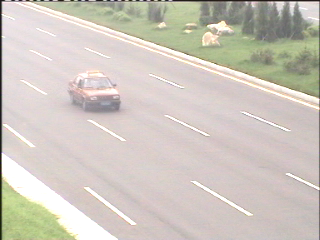
#> input picture shiyan4/pic/473.bmp, 320 x 240 px; its folder holds only this picture in this run
$ python '图像实验4.2.py'
#> lines starting #> are read from the running program, lines starting #| are printed output that depends on the picture; after the words box and inside, x2 and y2 are one past the last pixel; in counts of white or black regions, pixels touching at a corner belong together
import cv2
import numpy as np
import cv2 as cv
from matplotlib import pyplot as plt
for i in range(10):
    img = cv2.imread(('./shiyan4/pic/'+str(473+i)+'.bmp'))
#> img is the input picture: shape (240, 320, 3); mean B, G, R 191.5, 200.3, 207.2
    template = cv2.imread('./shiyan4/temp.bmp')
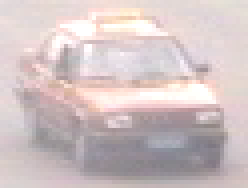
#> input picture shiyan4/temp.bmp, 62 x 47 px (shown 4 times larger)
#> template is the input picture: shape (47, 62, 3); mean B, G, R 195, 194.4, 208.7
    cv.imshow('img', img)
    h, w = template.shape[:2]  # rows->h, cols->w
#> h = 47; w = 62
    # 相关系数匹配方法: cv2.TM_CCOEFF
    res = cv2.matchTemplate(img, template, cv2.TM_CCOEFF)
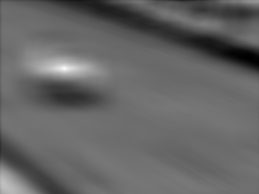
#> res: shape (194, 259) float32; min -6197772.5, max 8495750, mean -325729.5; drawn with min black and max white
    min_val, max_val, min_loc, max_loc = cv2.minMaxLoc(res)
#> min_val = -6197772.5; max_val = 8495750; min_loc = (248, 57); max_loc = (64, 68)
    left_top = max_loc  # 左上角
#> left_top = (64, 68)
    right_bottom = (left_top[0] + w, left_top[1] + h)  # 右下角
#> right_bottom = (126, 115)
    cv2.rectangle(img, left_top, right_bottom, 255, 2)  # 画出矩形位置
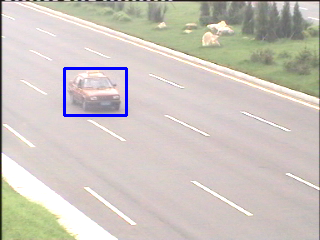
#> img: shape (240, 320, 3); 0.85% of pixels changed, all inside (x1, y1, x2, y2) = (63, 67, 128, 117)
    car = img[left_top[1]:right_bottom[1], left_top[0]:right_bottom[0]]
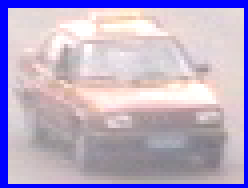
#> car: shape (47, 62, 3) (shown 4 times larger); mean B, G, R 200.1, 171.5, 184.4
#> (the run stopped early here; a loop or call above may not have finished)
